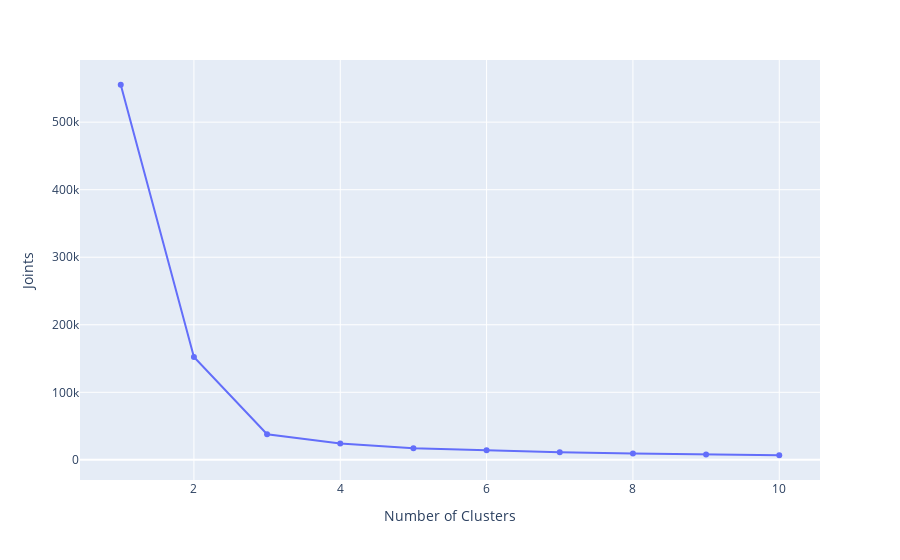

The notebook cell saved with this chart:
### Code cell
plot_elbow(x_rob)

### Figure 1 — Plotly figure (JSON) as saved in the notebook; plotly's stock layout.template omitted (floating-point values rounded to 4 significant figures)
{"data": [{"hovertemplate": "Number of Clusters=%{x}<br>Joints=%{y}<extra></extra>", "legendgroup": "", "line": {"color": "#636efa", "dash": "solid"}, "marker": {"symbol": "circle"}, "mode": "lines+markers", "name": "", "orientation": "v", "showlegend": false, "type": "scatter", "x": [1, 2, 3, 4, 5, 6, 7, 8, 9, 10], "xaxis": "x", "y": [555400.0, 152200.0, 37990.0, 24140.0, 17250.0, 14210.0, 11280.0, 9377.0, 7801.0, 6800.0], "yaxis": "y"}], "layout": {"legend": {"tracegroupgap": 0}, "margin": {"t": 60}, "xaxis": {"anchor": "y", "domain": [0, 1], "title": {"text": "Number of Clusters"}}, "yaxis": {"anchor": "x", "domain": [0, 1], "title": {"text": "Joints"}}}}
